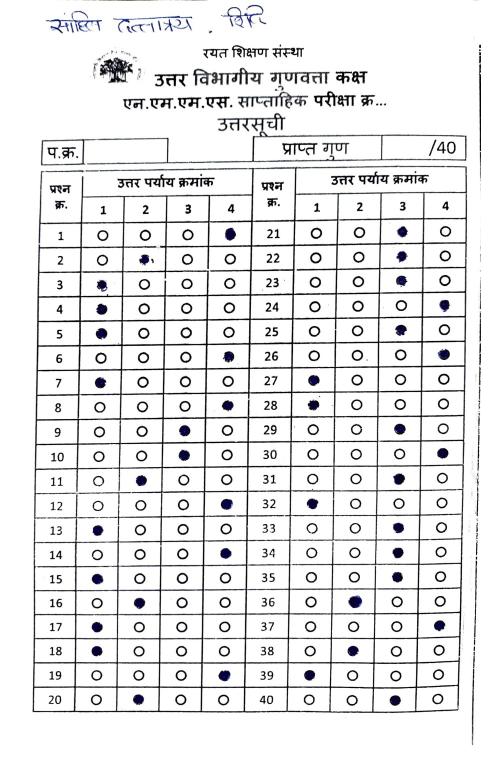
#> input picture testS.jpg, 961 x 1536 px (shown at 1/2 size)
$ python align.py ../testS.jpg
#> lines starting #> are read from the running program, lines starting #| are printed output that depends on the picture; after the words box and inside, x2 and y2 are one past the last pixel; in counts of white or black regions, pixels touching at a corner belong together
#> further down, img is the input picture: shape (1536, 961, 3); mean B, G, R 231.1, 230.3, 230.3
"""
align.py
--------
Aligns any photographed OMR sheet into a fixed canonical pixel space by
detecting the outer border of the answer grid and applying a perspective
warp (cv2.warpPerspective). This is the ONLY per-sheet geometry step -
after this, every sheet lives in identical pixel coordinates, so the
160-bubble template (built once in calibrate_template.py) can be reused
unchanged for every scan.

Canonical space is fixed at CANON_W x CANON_H. The template JSON is
defined in this same space.
"""
import cv2
import numpy as np

CANON_W = 1400
CANON_H = 2200


def _order_corners(pts):
    """Order 4 points as top-left, top-right, bottom-right, bottom-left."""
    pts = pts.reshape(4, 2).astype("float32")
    s = pts.sum(axis=1)
    diff = np.diff(pts, axis=1).flatten()
    tl = pts[np.argmin(s)]
    br = pts[np.argmax(s)]
    tr = pts[np.argmin(diff)]
    bl = pts[np.argmax(diff)]
    return np.array([tl, tr, br, bl], dtype="float32")


def find_outer_border(img):
    """
    Locate the outer rectangle of the answer-grid table (or, failing that,
    the whole sheet) and return its 4 ordered corners in ORIGINAL image
    pixel coordinates.
    """
    gray = cv2.cvtColor(img, cv2.COLOR_BGR2GRAY)
    gray = cv2.GaussianBlur(gray, (5, 5), 0)

    # Adaptive threshold copes with uneven phone-camera lighting far
    # better than a single global threshold.
    thresh = cv2.adaptiveThreshold(
        gray, 255, cv2.ADAPTIVE_THRESH_GAUSSIAN_C,
        cv2.THRESH_BINARY_INV, 35, 15
    )
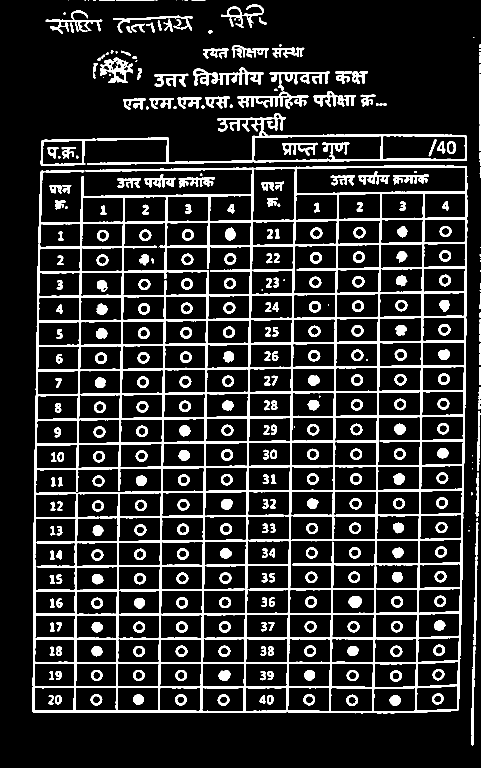
#> thresh: shape (1536, 961) (shown at 1/2 size); 14.8% white; 377 white regions (46 under 20 px), largest, box (x1, y1, x2, y2) and area: (64, 331, 935, 1427) 122727, (81, 226, 934, 332) 9481, (386, 135, 528, 172) 1933
    thresh = cv2.dilate(thresh, np.ones((5, 5), np.uint8), iterations=2)
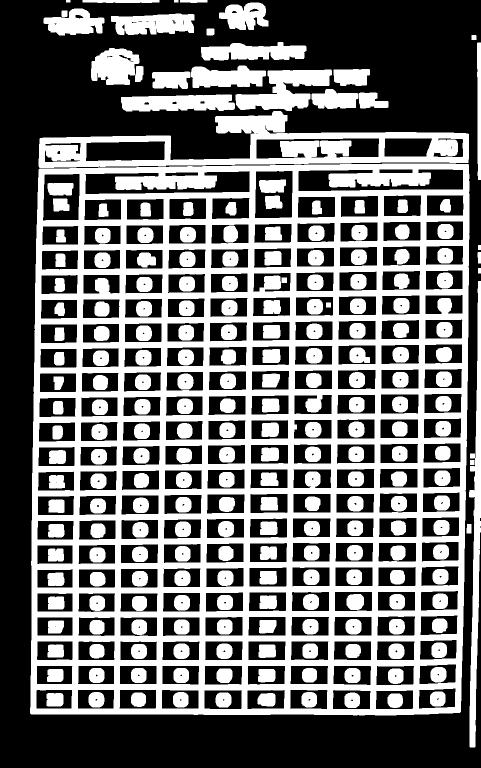
#> thresh: shape (1536, 961) (shown at 1/2 size); 43.3% white; 238 white regions

    contours, _ = cv2.findContours(thresh, cv2.RETR_LIST, cv2.CHAIN_APPROX_SIMPLE)
#> contours = 603 contours, 132 with area under 20; largest, box (x1, y1, x2, y2) and area: (60, 327, 939, 1431) 948763, (77, 222, 938, 336) 48438, (938, 562, 961, 1495) 9086, (471, 139, 664, 222) 8186, (596, 338, 927, 383) 8036
    if not contours:
        raise RuntimeError("No contours found - cannot locate sheet border.")

    contours = sorted(contours, key=cv2.contourArea, reverse=True)

    img_area = img.shape[0] * img.shape[1]
#> img_area = 1476096
    for c in contours[:15]:
        area = cv2.contourArea(c)
        if area < 0.15 * img_area:
            # Too small to be the table/sheet outline; contours are
            # sorted by area so nothing further down will qualify either.
            break
        peri = cv2.arcLength(c, True)
        approx = cv2.approxPolyDP(c, 0.02 * peri, True)
        if len(approx) == 4:
            return _order_corners(approx)
#> this loop made 1 pass
#> (area, peri, pts in _order_corners, s in _order_corners, diff in _order_corners) on pass 1: (948763, 3940.1, [[936, 328], [77, 339], [62, 1428], [921, 1423]], [1264, 416, 1490, 2344], [-608, 262, 1366, 502])

    # Fallback: use the minAreaRect of the single largest contour, which
    # handles slightly bowed/rounded table borders that approxPolyDP
    # fails to collapse to exactly 4 points.
    largest = contours[0]
    rect = cv2.minAreaRect(largest)
    box = cv2.boxPoints(rect)
    return _order_corners(box.reshape(4, 1, 2).astype("float32"))


def align_sheet(img, out_size=(CANON_W, CANON_H), debug_path=None):
    """
    Warp `img` (BGR np.ndarray) into the canonical frame.
    Returns the warped BGR image of size out_size.
    """
    corners = find_outer_border(img)
#> corners = [[77, 339], [936, 328], [921, 1423], [62, 1428]]
    w, h = out_size
    dst = np.array([[0, 0], [w - 1, 0], [w - 1, h - 1], [0, h - 1]], dtype="float32")
    M = cv2.getPerspectiveTransform(corners, dst)
#> M = [[1.64, 0.0226, -133.8], [0.0259, 2.02, -687.1], [6.42e-06, 1.76e-07, 1]]
    warped = cv2.warpPerspective(img, M, (w, h))
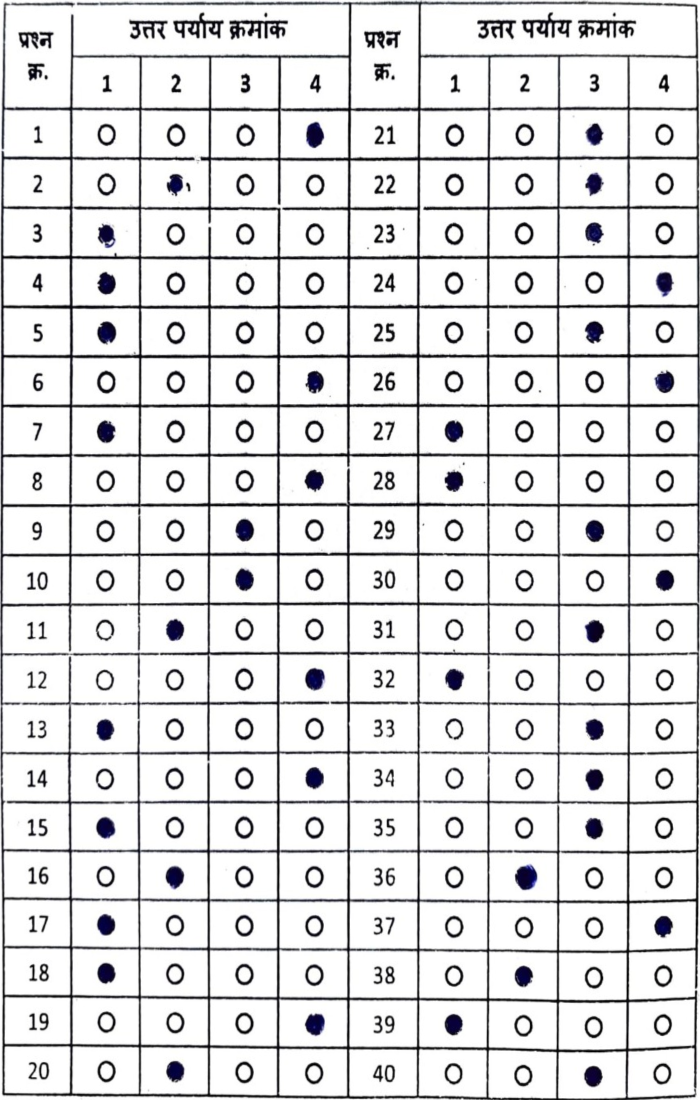
#> warped: shape (2200, 1400, 3) (shown at 1/2 size); mean B, G, R 223.4, 222.4, 222.5

    if debug_path:
        dbg = img.copy()
        cv2.polylines(dbg, [corners.astype(int)], True, (0, 0, 255), 6)
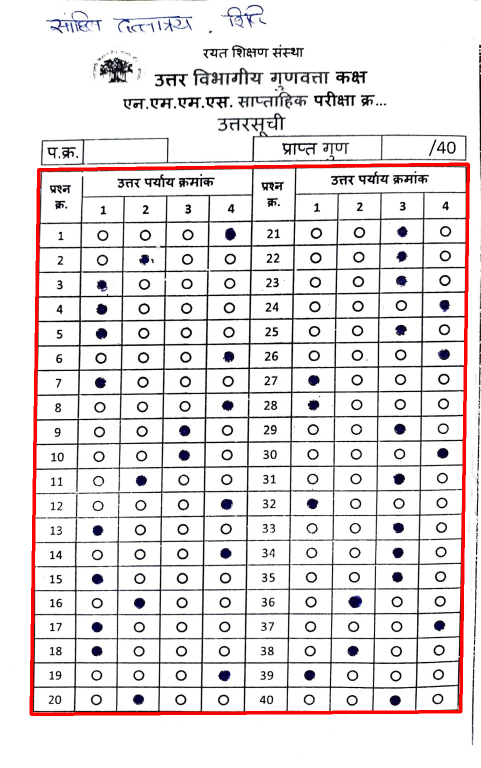
#> dbg: shape (1536, 961, 3) (shown at 1/2 size); 1.85% of pixels changed, all inside (x1, y1, x2, y2) = (59, 325, 940, 1432)
        cv2.imwrite(debug_path, dbg)

    return warped


if __name__ == "__main__":
    import sys
    src = sys.argv[1] if len(sys.argv) > 1 else "reference_sheet.jpg"
    img = cv2.imread(src)
    warped = align_sheet(img, debug_path="debug_border_detected.jpg")
    cv2.imwrite("debug_warped.jpg", warped)
    print("Wrote debug_border_detected.jpg and debug_warped.jpg")
